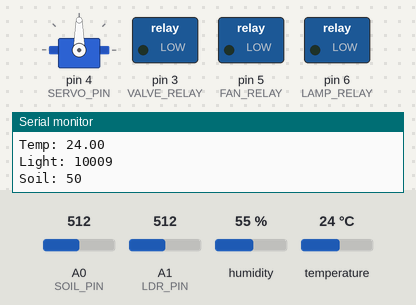
Bench run of a sketch on a simulated Arduino Uno, built with avr-gcc and run on an emulated ATmega328P. On the bench: servo, switched loads named in the sketch (green lamp = pin HIGH), the last lines printed to the serial monitor. The inputs (shaded band) are chosen by the test bench; at power-on: temperature 24 °C, A1 (LDR_PIN) = 512, A0 (SOIL_PIN) = 512, humidity 55 %.

Above: at 1.7 s.
1.8 s: temperature set to 22 °C
At 5.7 s:
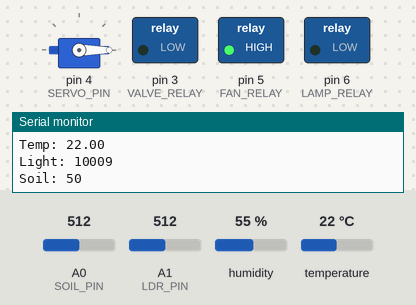
6.0 s: A1 (LDR_PIN) set to 320
8.8 s: A1 (LDR_PIN) set to 295
At 11.8 s:
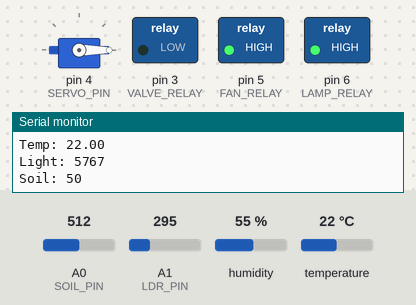
12.1 s: A0 (SOIL_PIN) set to 606
14.8 s: A0 (SOIL_PIN) set to 632
At 17.9 s:
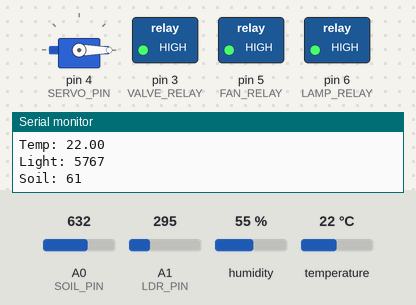
18.2 s: temperature set to 28 °C
At 20.3 s:
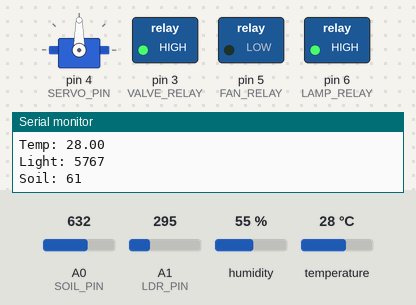
Timing chart, 0 to 21.8 s (numbered marks = the images above; inputs shaded):
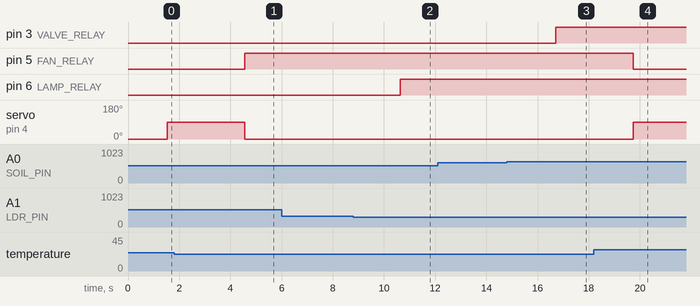

Measured:
- the behaviour switches between 24 and 23 °C on temperature (found by bisection; images 0 and 1)
- the behaviour switches between 307 and 306 on A1 (LDR_PIN) (found by bisection; images 1 and 2)
- the behaviour switches between 613 and 614 on A0 (SOIL_PIN) (found by bisection; images 2 and 3)
- after the input at 1.8 s, pin 5 (FAN_RELAY): LOW → HIGH after 2.8 s; servo on pin 4 (SERVO_PIN): 90° → 0° after 2.8 s
- after the input at 8.8 s, pin 6 (LAMP_RELAY): LOW → HIGH after 1.8 s
- after the input at 14.8 s, pin 3 (VALVE_RELAY): LOW → HIGH after 1.9 s
- after the input at 18.2 s, pin 5 (FAN_RELAY): HIGH → LOW after 1.5 s; servo on pin 4 (SERVO_PIN): 0° → 90° after 1.5 s

The sketch:

arduino.ino
```cpp
#include <DHT.h>
#include <Servo.h>

#define DHT_PIN 2
#define SOIL_PIN A0
#define LDR_PIN A1
#define VALVE_RELAY 3
#define FAN_RELAY 5
#define LAMP_RELAY 6
#define SERVO_PIN 4

#define RELAY_ON LOW
#define RELAY_OFF HIGH

#define DHT_TYPE DHT11
DHT dht(DHT_PIN, DHT_TYPE);

Servo servo;

enum PlantProfile {
  STEVIA,
  BASIL,
  SPINACH
};

float temperature;
float humidity;
int soilMoisture;
int lightIntensity;
bool sensorOK = true;

float tempSetpoint;
float humSetpoint;
int soilSetpoint;
int lightSetpoint;

PlantProfile currentPlant;

void loadPlantSettings(PlantProfile plant) {
  switch (plant) {
    case STEVIA:
      tempSetpoint = 23.5;
      humSetpoint = 50;
      soilSetpoint = 60;
      lightSetpoint = 6000;
      break;

    case BASIL:
      tempSetpoint = 22;
      humSetpoint = 65;
      soilSetpoint = 60;
      lightSetpoint = 15400;
      break;

    case SPINACH:
      tempSetpoint = 20;
      humSetpoint = 70;
      soilSetpoint = 70;
      lightSetpoint = 5555;
      break;
  }
}

void readSensors() {
  sensorOK = true;
  delay(1000);
  temperature = dht.readTemperature();
  humidity = dht.readHumidity();

  if (isnan(temperature) || isnan(humidity)) {
    Serial.println("DHT ERROR");
    sensorOK = false;
  }

  soilMoisture = map(analogRead(SOIL_PIN), 0, 1023, 0, 100);
  lightIntensity = map(analogRead(LDR_PIN), 0, 1023, 0, 20000);

  Serial.print("Temperature: ");
  Serial.print(temperature);
  Serial.println(" °C");

  Serial.print("Humidity: ");
  Serial.print(humidity);
  Serial.println(" %");

  Serial.print("Soil Moisture: ");
  Serial.print(soilMoisture);
  Serial.println(" %");

  Serial.print("Light Intensity: ");
  Serial.print(lightIntensity);
  Serial.println(" lux");

  // Format for ESP32: SENSORS:temp,hum,soil,light
  Serial.print("SENSORS:");
  Serial.print(temperature);
  Serial.print(",");
  Serial.print(humidity);
  Serial.print(",");
  Serial.print(soilMoisture);
  Serial.print(",");
  Serial.println(lightIntensity);
}

void controlSystem() {
  if (temperature > tempSetpoint) {
    digitalWrite(FAN_RELAY, RELAY_ON); //low
    servo.write(90);
  } else {
    digitalWrite(FAN_RELAY, RELAY_OFF); //high
    servo.write(0);
  }

  if (lightIntensity < lightSetpoint) {
    digitalWrite(LAMP_RELAY, RELAY_OFF);
  } else {
    digitalWrite(LAMP_RELAY, RELAY_ON);
  }

  if (soilMoisture < soilSetpoint) {
    digitalWrite(VALVE_RELAY, RELAY_ON);
  } else {
    digitalWrite(VALVE_RELAY, RELAY_OFF);
  }

  Serial.println("System Status:");
  Serial.print("Fan: ");
  Serial.println(digitalRead(FAN_RELAY) == LOW ? "ON" : "OFF");

  Serial.print("Vents: ");
  Serial.println(servo.read() == 90 ? "OPEN" : "CLOSED");

  Serial.print("Lamp: ");
  Serial.println(digitalRead(LAMP_RELAY) == LOW ? "ON" : "OFF");

  Serial.print("Temp: "); Serial.println(temperature);
  Serial.print("Light: "); Serial.println(lightIntensity);
  Serial.print("Soil: "); Serial.println(soilMoisture);
}

void setup() {
  Serial.begin(115200);

  pinMode(VALVE_RELAY, OUTPUT);
  pinMode(FAN_RELAY, OUTPUT);
  pinMode(LAMP_RELAY, OUTPUT);

  servo.attach(SERVO_PIN);
  servo.write(0);

  delay(500);
  dht.begin();

  currentPlant = STEVIA;
  loadPlantSettings(currentPlant);
}

void loop() {
  readSensors();

  if (sensorOK) {
    controlSystem();
  }

  delay(2000);

  if (Serial.available()) {
    String msg = Serial.readStringUntil('\n');

    if (msg.startsWith("SET_PLANT:")) {
      String plant = msg.substring(10);
      plant.trim();
      if (plant == "Stevia" || plant == "STEVIA") loadPlantSettings(STEVIA);
      else if (plant == "Basil" || plant == "BASIL") loadPlantSettings(BASIL);
      else if (plant == "Spinach" || plant == "SPINACH") loadPlantSettings(SPINACH);
      Serial.println("Updated Plant to: " + plant);
    }

    if (msg == "PLANT_HEALTH:DRY") {
      digitalWrite(VALVE_RELAY, RELAY_ON);
    }

    if (msg == "PLANT_HEALTH:HEALTHY") {
      digitalWrite(VALVE_RELAY, RELAY_OFF);
    }

    if (msg == "PLANT_HEALTH:STRESSED") {
      digitalWrite(FAN_RELAY, RELAY_ON);
      servo.write(90);
    }
  }
}
```
